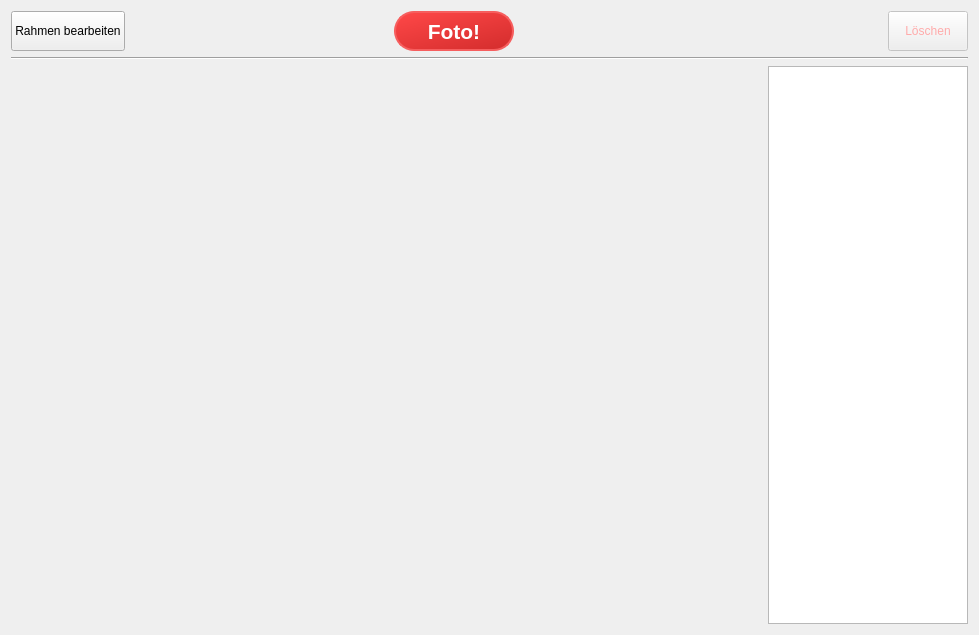
<?xml version="1.0" encoding="UTF-8"?>
<ui version="4.0">
 <class>portraitBooth</class>
 <widget class="QWidget" name="portraitBooth">
  <property name="geometry">
   <rect>
    <x>0</x>
    <y>0</y>
    <width>979</width>
    <height>635</height>
   </rect>
  </property>
  <property name="focusPolicy">
   <enum>Qt::NoFocus</enum>
  </property>
  <property name="windowTitle">
   <string notr="true">ZambaPhoto</string>
  </property>
  <property name="autoFillBackground">
   <bool>false</bool>
  </property>
  <property name="styleSheet">
   <string notr="true"/>
  </property>
  <layout class="QVBoxLayout" name="verticalLayout">
   <item>
    <layout class="QHBoxLayout" name="topRow">
     <item>
      <widget class="QPushButton" name="pushButton_editCropFrame">
       <property name="enabled">
        <bool>true</bool>
       </property>
       <property name="minimumSize">
        <size>
         <width>0</width>
         <height>40</height>
        </size>
       </property>
       <property name="text">
        <string>Rahmen bearbeiten</string>
       </property>
      </widget>
     </item>
     <item>
      <spacer name="horizontalSpacer_2">
       <property name="orientation">
        <enum>Qt::Horizontal</enum>
       </property>
       <property name="sizeHint" stdset="0">
        <size>
         <width>40</width>
         <height>20</height>
        </size>
       </property>
      </spacer>
     </item>
     <item>
      <widget class="QPushButton" name="pushButton_main">
       <property name="enabled">
        <bool>true</bool>
       </property>
       <property name="minimumSize">
        <size>
         <width>120</width>
         <height>40</height>
        </size>
       </property>
       <property name="maximumSize">
        <size>
         <width>120</width>
         <height>40</height>
        </size>
       </property>
       <property name="font">
        <font>
         <pointsize>16</pointsize>
         <weight>75</weight>
         <bold>true</bold>
        </font>
       </property>
       <property name="styleSheet">
        <string notr="true">QPushButton {
color: white;
background: qlineargradient(spread:pad, x1:0, y1:0, x2:0.786, y2:1, stop:0 rgba(255, 72, 72, 255), stop:1 rgba(215, 47, 47, 255));
border: 2px solid rgb(246, 94, 94);
border-radius: 20px;
}

QPushButton:pressed {
background: qlineargradient(spread:pad, x1:0, y1:0, x2:0.786, y2:1, stop:0 rgba(190, 54, 54, 255), stop:1 rgba(166, 36, 36, 255));
padding-top: 2px;
}

QPushButton:disabled {
color: rgb(206, 206, 206);
background: qlineargradient(spread:pad, x1:0, y1:0, x2:0.786, y2:1, stop:0 rgba(255, 169, 169, 255), stop:1 rgba(221, 146, 146, 255));
border-color: rgb(255, 179, 179);
}</string>
       </property>
       <property name="text">
        <string>Foto!</string>
       </property>
       <property name="icon">
        <iconset resource="photoBooth.qrc">
         <normaloff>:/icon/graphics/camera_white.png</normaloff>:/icon/graphics/camera_white.png</iconset>
       </property>
       <property name="iconSize">
        <size>
         <width>20</width>
         <height>20</height>
        </size>
       </property>
       <property name="default">
        <bool>false</bool>
       </property>
       <property name="flat">
        <bool>false</bool>
       </property>
      </widget>
     </item>
     <item>
      <spacer name="horizontalSpacer">
       <property name="orientation">
        <enum>Qt::Horizontal</enum>
       </property>
       <property name="sizeHint" stdset="0">
        <size>
         <width>40</width>
         <height>20</height>
        </size>
       </property>
      </spacer>
     </item>
     <item>
      <widget class="QLabel" name="label">
       <property name="minimumSize">
        <size>
         <width>100</width>
         <height>0</height>
        </size>
       </property>
       <property name="text">
        <string/>
       </property>
      </widget>
     </item>
     <item>
      <widget class="QPushButton" name="pushButton_delete">
       <property name="enabled">
        <bool>false</bool>
       </property>
       <property name="minimumSize">
        <size>
         <width>0</width>
         <height>40</height>
        </size>
       </property>
       <property name="styleSheet">
        <string notr="true">QPushButton {
color: rgb(229, 76, 77);
}

QPushButton:disabled {
color: rgb(255, 170, 170)
}</string>
       </property>
       <property name="text">
        <string>Löschen</string>
       </property>
       <property name="icon">
        <iconset resource="photoBooth.qrc">
         <normaloff>:/icon/graphics/trash.png</normaloff>:/icon/graphics/trash.png</iconset>
       </property>
       <property name="iconSize">
        <size>
         <width>18</width>
         <height>18</height>
        </size>
       </property>
      </widget>
     </item>
    </layout>
   </item>
   <item>
    <widget class="Line" name="line">
     <property name="orientation">
      <enum>Qt::Horizontal</enum>
     </property>
    </widget>
   </item>
   <item>
    <layout class="QGridLayout" name="gridLayout">
     <item row="1" column="1">
      <widget class="QListWidget" name="listWidget_lastPictures">
       <property name="sizePolicy">
        <sizepolicy hsizetype="Minimum" vsizetype="Expanding">
         <horstretch>0</horstretch>
         <verstretch>0</verstretch>
        </sizepolicy>
       </property>
       <property name="minimumSize">
        <size>
         <width>200</width>
         <height>0</height>
        </size>
       </property>
       <property name="maximumSize">
        <size>
         <width>200</width>
         <height>16777215</height>
        </size>
       </property>
       <property name="autoFillBackground">
        <bool>false</bool>
       </property>
       <property name="frameShape">
        <enum>QFrame::StyledPanel</enum>
       </property>
       <property name="dragDropMode">
        <enum>QAbstractItemView::NoDragDrop</enum>
       </property>
       <property name="iconSize">
        <size>
         <width>170</width>
         <height>130</height>
        </size>
       </property>
       <property name="movement">
        <enum>QListView::Static</enum>
       </property>
       <property name="resizeMode">
        <enum>QListView::Adjust</enum>
       </property>
       <property name="viewMode">
        <enum>QListView::IconMode</enum>
       </property>
      </widget>
     </item>
     <item row="1" column="0">
      <widget class="QLabel" name="label_pictureView">
       <property name="sizePolicy">
        <sizepolicy hsizetype="MinimumExpanding" vsizetype="MinimumExpanding">
         <horstretch>0</horstretch>
         <verstretch>0</verstretch>
        </sizepolicy>
       </property>
       <property name="minimumSize">
        <size>
         <width>740</width>
         <height>500</height>
        </size>
       </property>
       <property name="autoFillBackground">
        <bool>false</bool>
       </property>
       <property name="frameShape">
        <enum>QFrame::NoFrame</enum>
       </property>
       <property name="frameShadow">
        <enum>QFrame::Plain</enum>
       </property>
       <property name="text">
        <string/>
       </property>
       <property name="scaledContents">
        <bool>false</bool>
       </property>
       <property name="alignment">
        <set>Qt::AlignCenter</set>
       </property>
      </widget>
     </item>
    </layout>
   </item>
  </layout>
 </widget>
 <resources>
  <include location="photoBooth.qrc"/>
 </resources>
 <connections/>
</ui>
